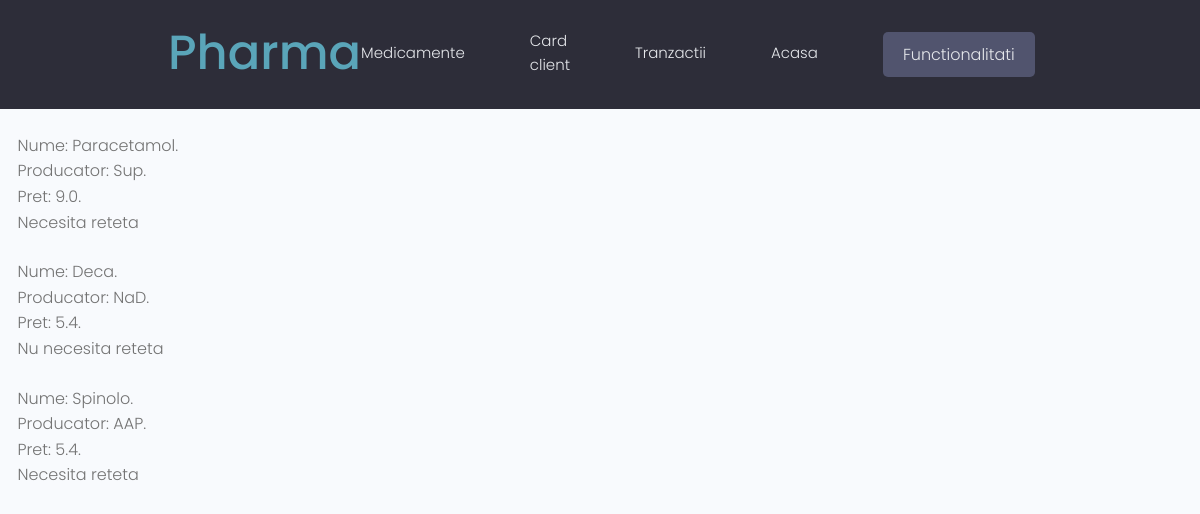
/afisare-descrescator/, run on the app's committed database.
### farmacie/models.py (models this page shows, shortened)
class Medicament(models.Model):
    id = models.UUIDField(
        default=uuid.uuid4,
        unique=True,
        primary_key=True,
        editable=False
        )
    nume = models.CharField(max_length=200)
    producator = models.CharField(max_length=200)
    pret = models.FloatField(validators=[MinValueValidator(0.0)])
    necesita_reteta = models.BooleanField()
    nr_vanzari = models.IntegerField(default=0)

### farmacie/views.py (the view)
def afisare_descrescator(request):
    return afisare_descrescator_service(request=request)

### farmacie/Service/MedicamentService.py (called while the page is built)
def afisare_descrescator_service(request):
    medicamente = Medicament.objects.all().order_by('-nr_vanzari')
    return render(
        request,
        'farmacie/afisare_descrescator.html',
        {'medicamente': medicamente}
        )

### farmacie/templates/farmacie/afisare_descrescator.html
{% extends 'main.html' %}
{% block content %}
{% for medicament in medicamente %}
<br>
<p>&nbsp;&nbsp;&nbsp;&nbsp;Nume: {{medicament.nume}}.</p>
<p>&nbsp;&nbsp;&nbsp;&nbsp;Producator: {{medicament.producator}}.</p>
<p>&nbsp;&nbsp;&nbsp;&nbsp;Pret: {{medicament.pret}}.</p>
{% if medicament.necesita_reteta %}
<p>&nbsp;&nbsp;&nbsp;&nbsp;Necesita reteta</p>
{% else %}
<p>&nbsp;&nbsp;&nbsp;&nbsp;Nu necesita reteta</p>
{% endif %}
{% endfor %}
{% endblock content %}

### static/styles/app.css (style rules this page uses)
:root { --color-sub: #2d2d39; }

### static/uikit/styles/modules/_variables.css (style rules this page uses)
:root { --color-main: #5aa5b9; --color-main-light: #e6faff; --color-sub: #3f4156; --color-sub-light: #51546e; --color-sub-lighter: #ededfd; --color-text: #737373; --color-gray: #8b8b8b; --color-light: #e5e7eb; --color-light-gray: #767676; --color-bg: #f8fafd; --color-white: #fffefd; --color-white-light: #f3f3f3; --color-success: #359e64; --color-success-bg: #def8e8; --color-error: #fc4b0b; --color-error-bg: #fff2ee; --font-base: 'Poppins', arial, helvetica, 'Segoe UI', roboto, ubuntu, sans-serif; --font-monospace: 'Fira Code', 'Courier New', courier, monospace; --font-regular: 300; --font-medium: 500; --font-bold: 700; --generic-shadow: 1px 1px 5px #00000010; --generic-transition: all 0.3s ease-in-out; }

### static/uikit/styles/modules/_base.css (style rules this page uses)
* { margin: 0; padding: 0; box-sizing: border-box; text-rendering: optimizeLegibility; color: inherit; font-size: inherit; }
html { font-size: 50%; }
@media only screen and (min-width: 480px) { html { font-size: 56.25%; } }
@media only screen and (min-width: 1200px) { html { font-size: 62.5%; } }
body { line-height: 1.6; font-weight: 400; font-size: 1.5rem; color: var(--color-text); background-color: var(--color-bg); min-height: 100vh; }

### static/uikit/styles/modules/_typography.css (style rules this page uses)
* { font-family: var(--font-base); }
p, span, strong { font-size: 1.6rem; color: var(--color-text); font-weight: var(--font-regular); }

### data on the page
Medicament: nume "Paracetamol", producator "Sup", pret "9.0", necesita_reteta "Necesita reteta"
Medicament: nume "Deca", producator "NaD", pret "5.4", necesita_reteta "Nu necesita reteta"
Medicament: nume "Spinolo", producator "AAP", pret "5.4", necesita_reteta "Necesita reteta"
